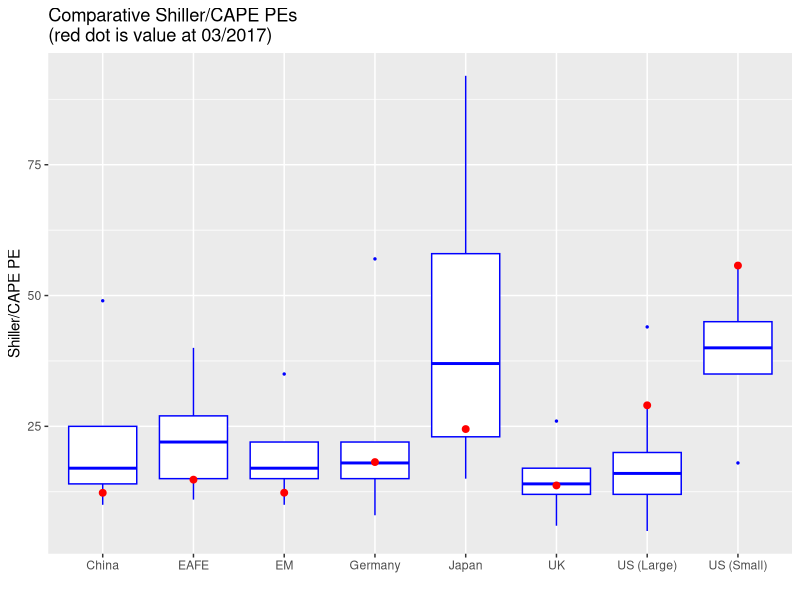

R code for this plot:
#
# generates plot for CAPE (Shiller) PEs
# to prepare the data, go to https://www.researchaffiliates.com/assetallocation/Pages/Equities.aspx
# in the section for Shiller PE pick the 8 markets you want to display
# then click "export data" and store the csv file in the same folder with this r script
# creates a pdf called "shillerplot.pdf" with the graph in it
#

require("lubridate")
require("ggplot2")
capeval=read.csv("global_shiller_pe_values.csv")
#nr=which(""==capeval[,1])[1]-1
capeval=capeval[1:8,]
capedf=data.frame(market=factor(),shillerpe=vector(),highlight=logical())
for (i in 1:8) {
  tempcape=rep(as.numeric(capeval[i,c(7,9,10)]),50)
  tempcape=c(tempcape,rep(as.numeric(capeval[i,c(6,8,5)]),1))
  tempmarket=rep(capeval[i,2],153)
  temphigh=rep(c(FALSE,TRUE),c(152,1))
  capedf=rbind(capedf,data.frame(market=tempmarket,shillerpe=tempcape,highlight=temphigh))
}
pdf("shillerplot.pdf",width=8,height=5)
ggplot(capedf,aes(x=market,y=shillerpe))+geom_boxplot(outlier.size=.5,color='blue')+
  geom_point(data=subset(capedf,highlight),aes(x=market,y=shillerpe),color='red',size=2)+
  ylab("Shiller/CAPE PE")+xlab("")+
  ggtitle(paste0("Comparative Shiller/CAPE PEs\n(red dot is value at ",capeval[1,1],")"))
dev.off()


